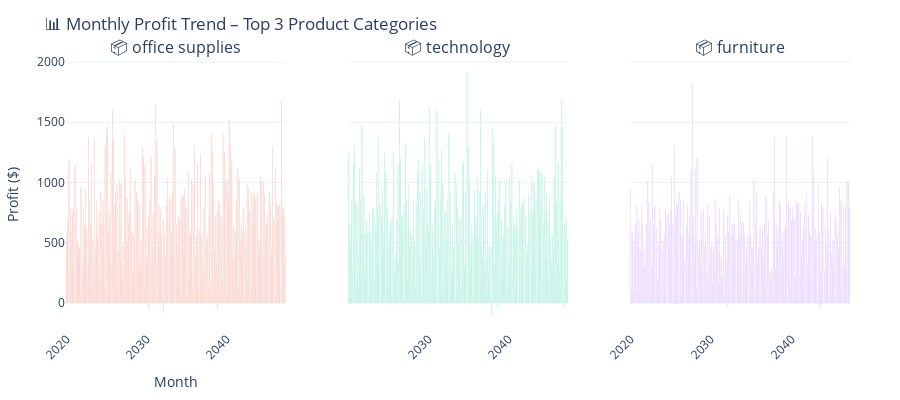

This figure's notebook cell:
### Markdown cell above
## 📉 5. Comparison Dashboards (Subplots)

### Code cell
# Subplots for top 3 categories by profit

# Ensure 'month' column exists and is sorted properly
superstore["month"] = superstore["order_date"].dt.to_period("M").astype(str)
superstore_sorted = superstore.sort_values("month")

# Top 3 categories by total profit
top_categories = (
    superstore_sorted.groupby("category")["profit"]
    .sum()
    .sort_values(ascending=False)
    .head(3)
    .index.tolist()
)

# Create subplot layout
fig = make_subplots(
    rows=1, cols=3,
    subplot_titles=[f"📦 {cat}" for cat in top_categories],
    shared_yaxes=True,
    horizontal_spacing=0.08
)

# Add one bar chart per category
for i, cat in enumerate(top_categories, 1):
    df_cat = superstore_sorted[superstore_sorted["category"] == cat]
    monthly = (
        df_cat
        .groupby("month")["profit"]
        .sum()
        .reset_index()
        .sort_values("month")
    )
    fig.add_trace(
        go.Bar(
            x=monthly["month"],
            y=monthly["profit"],
            name=cat,
            marker_color=px.colors.qualitative.Plotly[i],  # Optional: color per category
            hovertemplate="Month: %{x}<br>Profit: $%{y:.2f}<extra></extra>"
        ),
        row=1, col=i
    )

# Final layout tweaks
fig.update_layout(
    title_text="📊 Monthly Profit Trend – Top 3 Product Categories",
    template="plotly_white",
    height=400,
    showlegend=False,
    xaxis_title="Month",
    yaxis_title="Profit ($)",
    margin=dict(t=60, l=50, r=50, b=40)
)

# Rotate x-ticks for all subplots
for i in range(1, 4):
    fig.update_xaxes(tickangle=-45, row=1, col=i)

fig.show()

### Figure 1 — Plotly figure (JSON) as saved in the notebook; plotly's stock layout.template omitted (floating-point values rounded to 4 significant figures; data arrays with more than 128 entries replaced by an {"elided": "..."} marker saying what was removed)
{"data": [{"hovertemplate": "Month: %{x}<br>Profit: $%{y:.2f}<extra></extra>", "marker": {"color": "#EF553B"}, "name": "office supplies", "type": "bar", "x": {"elided": "296 str values"}, "xaxis": "x", "y": {"elided": "296 float values"}, "yaxis": "y"}, {"hovertemplate": "Month: %{x}<br>Profit: $%{y:.2f}<extra></extra>", "marker": {"color": "#00CC96"}, "name": "technology", "type": "bar", "x": {"elided": "296 str values"}, "xaxis": "x2", "y": {"elided": "296 float values"}, "yaxis": "y2"}, {"hovertemplate": "Month: %{x}<br>Profit: $%{y:.2f}<extra></extra>", "marker": {"color": "#AB63FA"}, "name": "furniture", "type": "bar", "x": {"elided": "266 str values"}, "xaxis": "x3", "y": {"elided": "266 float values"}, "yaxis": "y3"}], "layout": {"annotations": [{"font": {"size": 16}, "showarrow": false, "text": "📦 office supplies", "x": 0.14, "xanchor": "center", "xref": "paper", "y": 1, "yanchor": "bottom", "yref": "paper"}, {"font": {"size": 16}, "showarrow": false, "text": "📦 technology", "x": 0.5, "xanchor": "center", "xref": "paper", "y": 1, "yanchor": "bottom", "yref": "paper"}, {"font": {"size": 16}, "showarrow": false, "text": "📦 furniture", "x": 0.86, "xanchor": "center", "xref": "paper", "y": 1, "yanchor": "bottom", "yref": "paper"}], "height": 400, "margin": {"b": 40, "l": 50, "r": 50, "t": 60}, "showlegend": false, "title": {"text": "📊 Monthly Profit Trend – Top 3 Product Categories"}, "xaxis": {"anchor": "y", "domain": [0, 0.28], "tickangle": -45, "title": {"text": "Month"}}, "xaxis2": {"anchor": "y2", "domain": [0.36, 0.64], "tickangle": -45}, "xaxis3": {"anchor": "y3", "domain": [0.72, 1], "tickangle": -45}, "yaxis": {"anchor": "x", "domain": [0, 1], "title": {"text": "Profit ($)"}}, "yaxis2": {"anchor": "x2", "domain": [0, 1], "matches": "y", "showticklabels": false}, "yaxis3": {"anchor": "x3", "domain": [0, 1], "matches": "y", "showticklabels": false}}}
